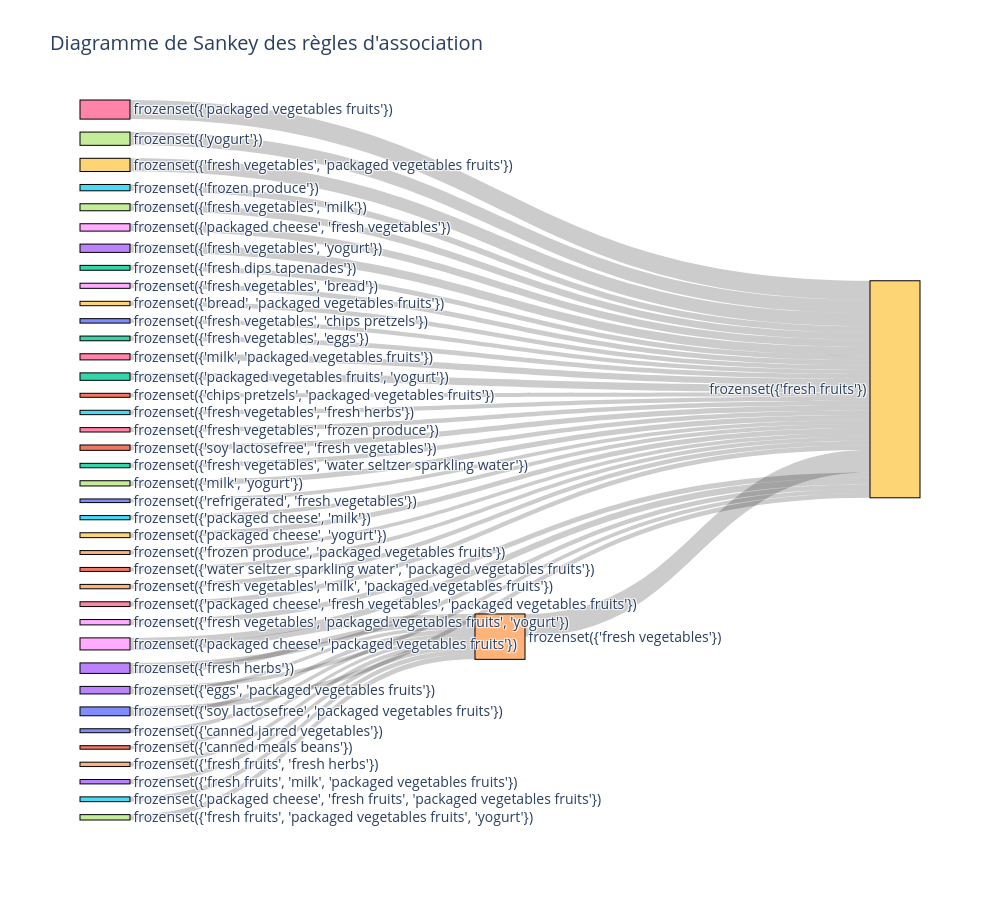

Notebook source saved alongside this figure:
### Code cell
import plotly.graph_objects as go

rules["antecedents"] = rules["antecedents"].astype(str)
rules["consequents"] = rules["consequents"].astype(str)

labels = list(pd.concat([rules["antecedents"], rules["consequents"]]).unique())
label_index = {label: i for i, label in enumerate(labels)}

sources = [label_index[a] for a in rules["antecedents"]]
targets = [label_index[c] for c in rules["consequents"]]
values = rules["support"].tolist()

fig = go.Figure(go.Sankey(
    node=dict(
        pad=80,  
        thickness=50,  
        line=dict(color="black", width=1), 
        label=labels
    ),
    link=dict(
        source=sources,
        target=targets,
        value=values
    )
))

fig.update_layout(
    title_text="Diagramme de Sankey des règles d'association",
    font_size=14, 
    width=1000,  
    height=900  
)

fig.show()

### Figure 1 — Plotly figure (JSON) as saved in the notebook; plotly's stock layout.template omitted (floating-point values rounded to 4 significant figures)
{"data": [{"link": {"source": [0, 1, 2, 3, 4, 5, 6, 7, 3, 8, 9, 10, 11, 12, 13, 13, 14, 15, 16, 17, 18, 19, 20, 21, 22, 23, 24, 25, 26, 27, 28, 29, 30, 31, 32, 28, 30, 33, 34, 35, 36, 37, 38], "target": [4, 4, 39, 39, 39, 39, 39, 39, 4, 39, 39, 39, 39, 39, 39, 4, 4, 39, 39, 39, 39, 39, 39, 39, 39, 39, 39, 39, 39, 39, 39, 39, 39, 39, 39, 4, 4, 4, 39, 4, 39, 4, 39], "value": [0.05615, 0.05003, 0.06949, 0.0701, 0.3181, 0.08956, 0.2709, 0.188, 0.07905, 0.07214, 0.06224, 0.06284, 0.05696, 0.06651, 0.05581, 0.05114, 0.06177, 0.06177, 0.06245, 0.09938, 0.1046, 0.1873, 0.05165, 0.07604, 0.06296, 0.1179, 0.0548, 0.0598, 0.0876, 0.07434, 0.09013, 0.06916, 0.06725, 0.05665, 0.1055, 0.08129, 0.05832, 0.06232, 0.06232, 0.06793, 0.06793, 0.07605, 0.07605]}, "node": {"label": ["frozenset({'canned jarred vegetables'})", "frozenset({'canned meals beans'})", "frozenset({'fresh dips tapenades'})", "frozenset({'fresh herbs'})", "frozenset({'fresh vegetables'})", "frozenset({'frozen produce'})", "frozenset({'packaged vegetables fruits'})", "frozenset({'yogurt'})", "frozenset({'fresh vegetables', 'bread'})", "frozenset({'bread', 'packaged vegetables fruits'})", "frozenset({'fresh vegetables', 'chips pretzels'})", "frozenset({'chips pretzels', 'packaged vegetables fruits'})", "frozenset({'fresh vegetables', 'eggs'})", "frozenset({'eggs', 'packaged vegetables fruits'})", "frozenset({'fresh fruits', 'fresh herbs'})", "frozenset({'fresh vegetables', 'fresh herbs'})", "frozenset({'fresh vegetables', 'frozen produce'})", "frozenset({'fresh vegetables', 'milk'})", "frozenset({'packaged cheese', 'fresh vegetables'})", "frozenset({'fresh vegetables', 'packaged vegetables fruits'})", "frozenset({'refrigerated', 'fresh vegetables'})", "frozenset({'soy lactosefree', 'fresh vegetables'})", "frozenset({'fresh vegetables', 'water seltzer sparkling water'})", "frozenset({'fresh vegetables', 'yogurt'})", "frozenset({'frozen produce', 'packaged vegetables fruits'})", "frozenset({'packaged cheese', 'milk'})", "frozenset({'milk', 'packaged vegetables fruits'})", "frozenset({'milk', 'yogurt'})", "frozenset({'packaged cheese', 'packaged vegetables fruits'})", "frozenset({'packaged cheese', 'yogurt'})", "frozenset({'soy lactosefree', 'packaged vegetables fruits'})", "frozenset({'water seltzer sparkling water', 'packaged vegetables fruits'})", "frozenset({'packaged vegetables fruits', 'yogurt'})", "frozenset({'fresh fruits', 'milk', 'packaged vegetables fruits'})", "frozenset({'fresh vegetables', 'milk', 'packaged vegetables fruits'})", "frozenset({'packaged cheese', 'fresh fruits', 'packaged vegetables fruits'})", "frozenset({'packaged cheese', 'fresh vegetables', 'packaged vegetables fruits'})", "frozenset({'fresh fruits', 'packaged vegetables fruits', 'yogurt'})", "frozenset({'fresh vegetables', 'packaged vegetables fruits', 'yogurt'})", "frozenset({'fresh fruits'})"], "line": {"color": "black", "width": 1}, "pad": 80, "thickness": 50}, "type": "sankey"}], "layout": {"font": {"size": 14}, "height": 900, "title": {"text": "Diagramme de Sankey des règles d'association"}, "width": 1000}}
